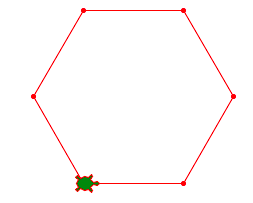

Write Python code to recreate this figure.
# polygon
import turtle

n = 6
for i in range(n):
    turtle.forward(100)
    turtle.dot()
    turtle.left(360/n)

turtle.done()
